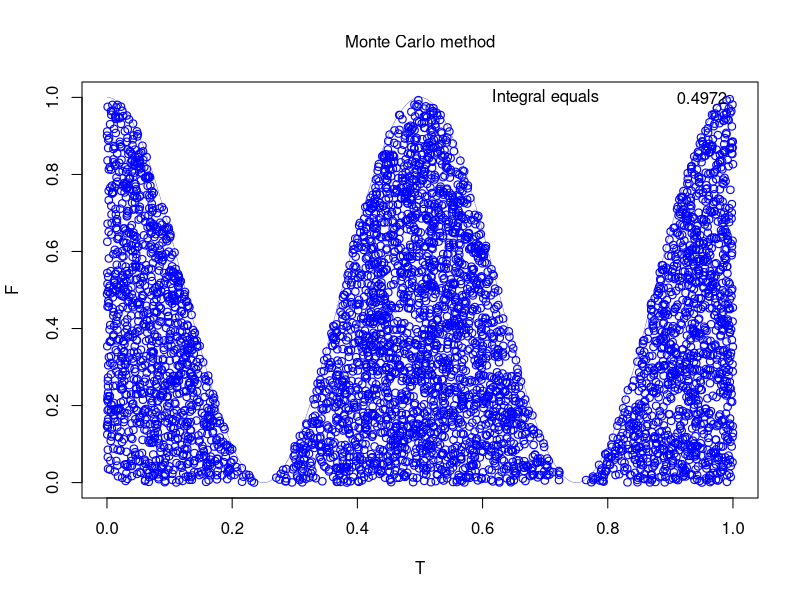

Generate this figure with R:
K <- 10000   # Number of samples, other loop
N <- 10000    # Number of independent random variables, inner loop
T <- 1:N      # Discretization of the x values when plotting the function
X <- 1:K      # Random x-values
Y <- 1:K      # Random y-values


for (i in 0:N){
	F[i] <- (cos(4*pi*i/N) + 1)/2
	T[i] <- i/N}
X <- runif(K, min = 0, max = 1)
Y <- runif(K, min = 0, max = 1)
plot(T,F,type="l",col="blue1",lwd=0.3)
title( "Monte Carlo method" , cex.main=1, font.main=1 )
I <- 0
for (k in 1:K){
	if (Y[k] <=  (cos(4*pi* X[k]) + 1)/2) 
{points(X[k],Y[k],type="p",col="blue1",lwd=1.1)
	I <- I+1}
}
I <- I/K
text(.7,1,"Integral equals")
text(.95,1,I)




